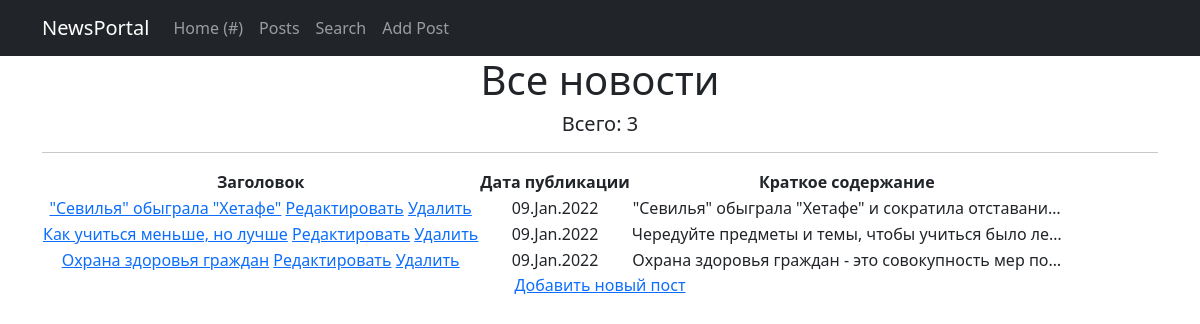
Before: /news/ with the older database file.
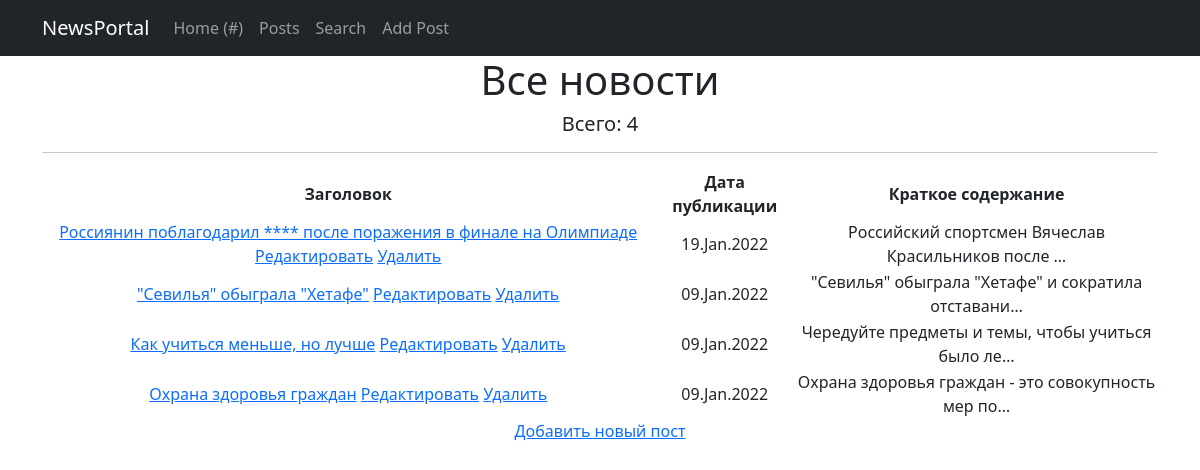
After: the same page with the newer database file.
### news/models.py (models this page shows, shortened)
class Post(models.Model):
    author = models.ForeignKey(Author, on_delete=models.CASCADE)
    NEWS = 'NW'
    ARTICLES = 'AR'
    CATEGORY_CHOICE = [
        (NEWS, 'Новости'),
        (ARTICLES, 'Статьи')
    ]
    categoryType = models.CharField(max_length=2, choices=CATEGORY_CHOICE, default=ARTICLES)
    creationDate = models.DateTimeField(auto_now_add=True)
    postCategory = models.ManyToManyField(Category, through='PostCategory')
    title = models.CharField(max_length=128)
    text = models.TextField()
    rate = models.SmallIntegerField(default=0)

### news/views.py (the view)
# urls.py: path('', PostsList.as_view()),
class PostsList(ListView):
    model = Post
    template_name = 'news.html'
    context_object_name = 'news'
    ordering = ['-creationDate']
    paginate_by = 10

### news/templatetags/my_filters.py (called while the page is built)
@register.filter(name='censor')
def censor(value):
    text_list = str(value).split()
    bad_words = ['осёл', 'лошар', 'лопух',]
    for i, word in enumerate(text_list):
        if word.strip(',') in bad_words:
            text_list[i] = '****'
    value = ' '.join(text_list)
    return value

### news/templates/news.html (shortened to what this page needs)
{% extends 'flatpages/default.html' %}
{% load my_filters %}
{% block content %}
    <h1>Все новости</h1>
    <h5>Всего: {{news|length}}</h5>
    <hr>
    {% if news %}
        <table>
            <tr>
                <th>
                    Заголовок
                </th>
                <th>
                    Дата публикации
                </th>
                <th>
                    Краткое содержание
                </th>
            </tr>
        {% for post in news %}
            <tr>
                <td>
                    <a href="{% url 'post' post.id %}">{{ post.title|censor }}</a>
                    <a href="{% url 'edit_post' post.id %}">Редактировать</a>
                    <a href="{% url 'delete_post' post.id %}">Удалить</a>
                </td>
                <td>
                    {{ post.creationDate|date:'d.M.Y' }}
                </td>
                <td>
                    {{ post.text|truncatechars:50|censor }}
                </td>
            </tr>
        {% endfor %}
        </table>
        <a href="{% url 'post_add' %}">Добавить новый пост</a> <br>
    {% else %}
        <h2>Статей нет!</h2>
    {% endif %}
{% endblock content %}

Changed rows visible on the page:
added Post: title|censor "Россиянин поблагодарил **** после поражения в финале на Олимпиаде", creationDate "19.Jan.2022", text|censor "Российский спортсмен Вячеслав Красильников после …"
Other visible differences:
{{ news|length }}: "3" → "4"
